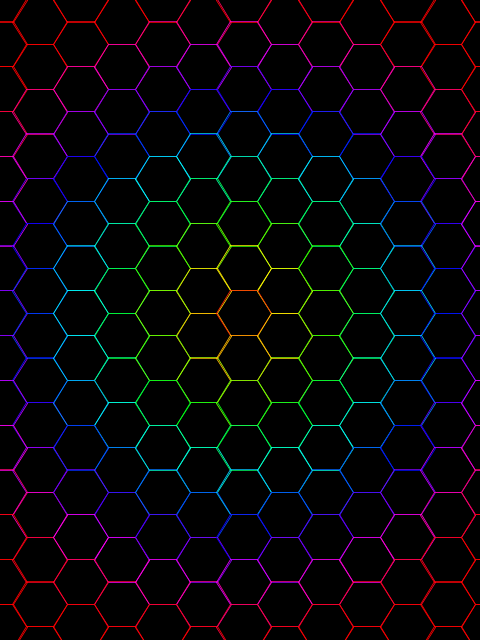
Frame 1 (no input)
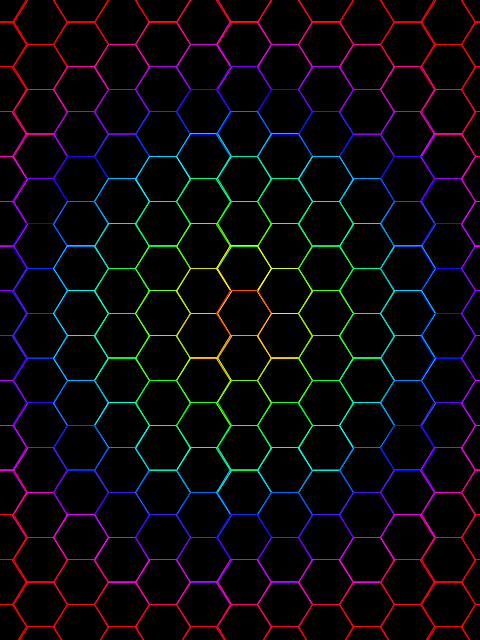
Frame 2 (the mouse pressed at the canvas centre, redrawn once)

The Processing sketch that drew these frames (run headless with seeded random() and noise(); the mouse was pressed at the canvas centre and the sketch redrawn once):

// Processing sketch: HexRadial
// ── HexRadial.pde
float[] hexagonX = new float[width];
float[] hexagonY = new float[height];
 
//scale factor to determine the size of the grid
float scaleF = 0.8;
 
void setup() {
 size(480, 640);
 colorMode(HSB, 360, 100, 100);
 background(0);
 stroke(255);
 smooth();
 noLoop();
}
 
void draw() { 
  //hexagon(width/2, height/2); <- Test Hexagon
 
  //loop for drawing an hexagon grid
  for(int i = 0; i < hexagonX.length; i ++){   
    for(int j = 0; j < hexagonY.length; j++){
      //for all the hexagons on the 'even' rows, the X-coördinate of every individual hexagon equals scaleF * (i*102)
      //for all the hexagons on the 'odd' rows, the X-coördinate of every individual hexagon equals scaleF * (51 + i * 102)
      if(j%2==0){
        hexagonX[i] = scaleF * (i * 102);
      }else if(j%2!=0){
        hexagonX[i] = scaleF * (51 + i * 102); 
      }
 
     hexagonY[j] = scaleF * (j * 28);
 
     //draws every hexagon
 
     hexagon(int(hexagonX[i]), int(hexagonY[j]));
    }    
  }  
}
 
//function to make one hexagon
void hexagon(int x, int y){
  pushMatrix();
  translate(x, y);
  scale(scaleF);
  float hue = 360 * sqrt( sq(x - width/2) + sq(y - height/2) ) / max(width/2,height/2);
  stroke(hue, 100, 100);
  line(-17, -28, 17, -28); // upper horizontal line
  line(-34, 0, -17, -28); // left upper line
  line(-34, 0, -17, 28); // left lower line
  line(-17, 28, 17, 28); //lower horizontal line
  line(17, 28, 34, 0);  // right lower line
  line(34, 0, 17, -28); //right upper line
  popMatrix();
}
